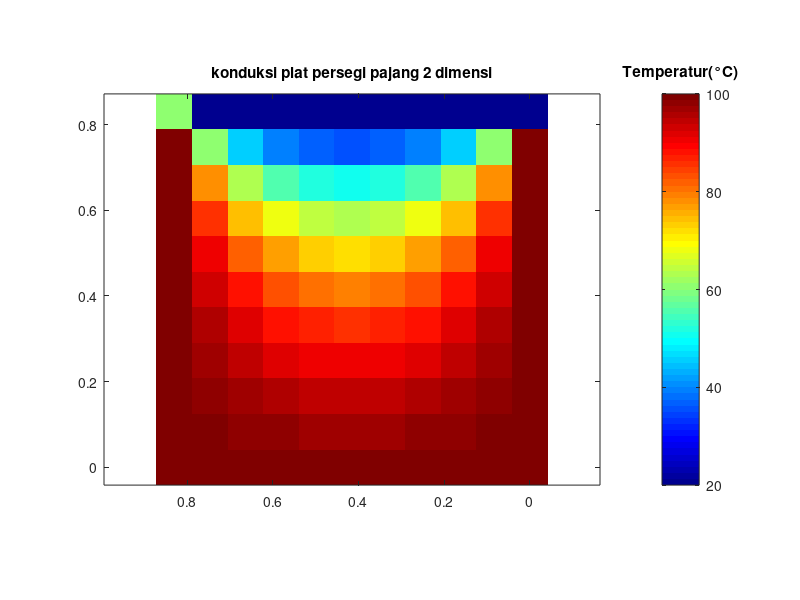
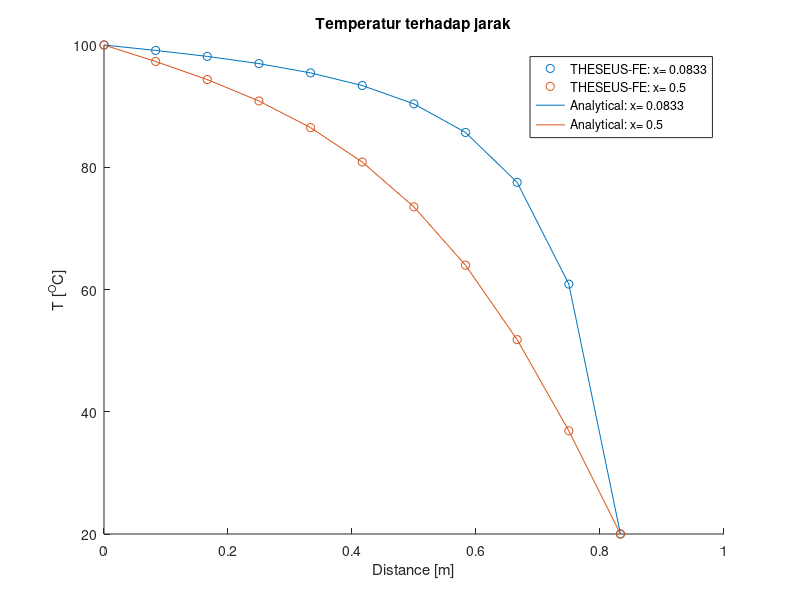

The MATLAB script that drew these images, in order:
% Jihan Syania_10218077
% Fisika Komputasi
% TUGAS INDIVIDU FINITE DIFFERENCE METHOD
clc;
clear all;

%Input syarat dan batas dari konduksi plat persegi pajang 2 dimensi 
K = 81;     %Konduktivitas
L = 0.833;  %Panjang
w = 0.83;   %Lebar
T1 = 100;   %Batas Suhu kiri,kanan, bawah
T2 = 20;    %Batas Suhu atas
n = 11;     %jumlah titik masing-masing sumbu 

T = zeros(n); 
%suhu pada setiap bagian plat
T(n,n)=T1;
T(n,1)=T1;
T(1,n)=(T1+T2)/2;
T(n,:)=T1;
T(:,n)=T1;
T(1,:)=T2;
T(:,1)=T1;
T(1,1)=(T1+T2)/2;

toleransi = 1e-6; %galat toleransi
error_max = 1;    %error maksimum
iter = 0;         %iterasi awal

%looping 
while error_max > toleransi;
  iter++; % penjumlahan iterasi
  Told=T;
  for i = 2:n-1;    %pada searah sumbu x
    for j = 2:n-1;  %pada searah sumbu y
   T(i,j)=(T(i+1,j)+T(i-1,j)+T(i,j+1)+T(i,j-1))/4;
    end
  end
  error_max = max(max(abs(Told-T)));
end

%Result Countor plotting
[x,y] = meshgrid(0.83:-0.083:0,0.83:-0.083:0);
imagesc(x,y,T);
colormap jet; axis equal tight;
hold on 
title('konduksi plat persegi pajang 2 dimensi')
hcb = colorbar %menampilkan nilai temperatur
colorTitleHandle = get(hcb,'Title');
titleString = 'Temperatur(\degC)';
set(colorTitleHandle, 'String', titleString);
set(gca, 'ydir','reverse')
view(-180,90) %orientasi plot
hold off

%Results at x = 0.0833 and x = 0.5
xx = linspace(0,0.833,n);
T1 = transpose(T(:,2)); %untuk x = 0.0833 
T11= transpose(T(:,7)); %untuk x = 0.5
m  = 1;

for i =n:-1:1
 T2(m)=T1(1,i);
 T22(m)=T11(1,i);
 m++;
end

figure;
scatter(xx,T2)
hold on;
scatter(xx,T22)
hold on;
plot(xx,T2,xx,T22)
title("Temperatur terhadap jarak")
legend('THESEUS-FE: x= 0.0833','THESEUS-FE: x= 0.5','Analytical: x= 0.0833','Analytical: x= 0.5');
xlabel('Distance [m]'),ylabel('T [^OC]');
